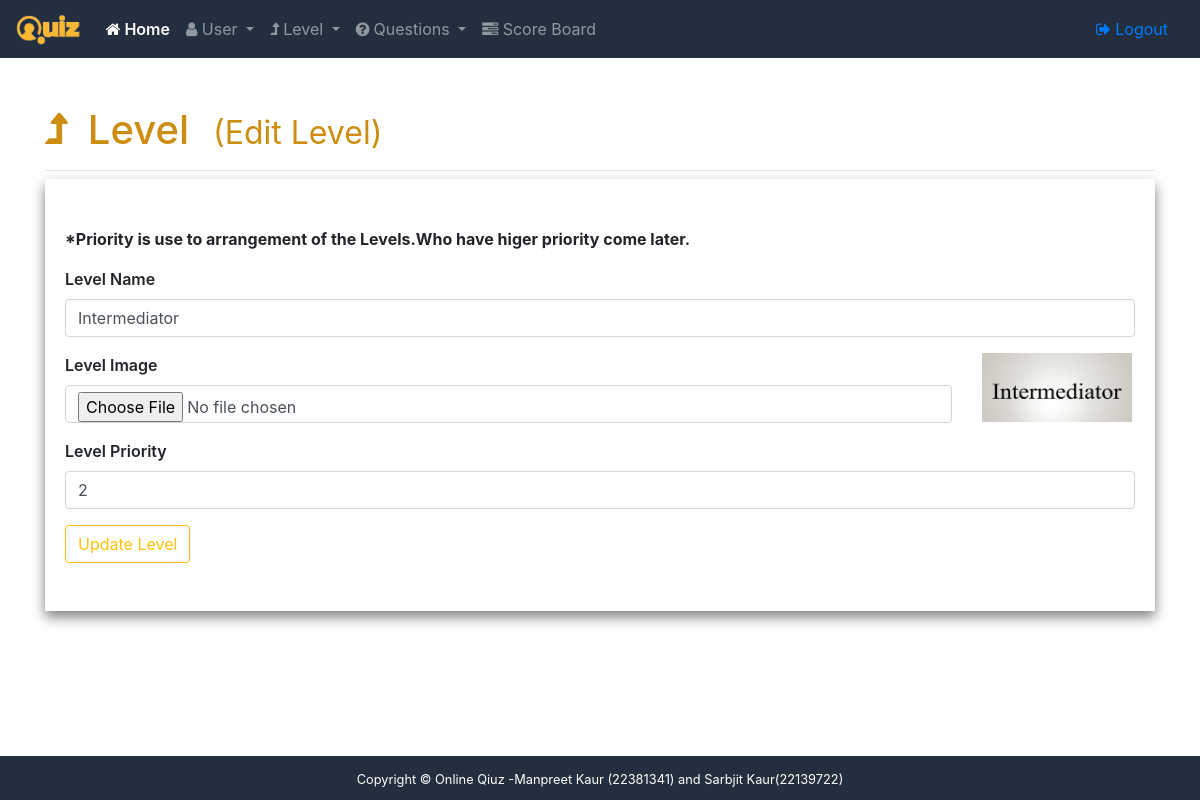
Screenshot of /admin/level/edit/2 (signed in) with the database file from the repository.
### app/admin/models.py (models this page shows, shortened)
class Level(db.Model):
    id = db.Column(db.Integer, primary_key=True)
    name = db.Column(db.String(120), unique=True, nullable=False)
    image = db.Column(db.String(120), unique=False, nullable=False)
    priority = db.Column(db.Integer, unique=True, nullable=False)

### app/admin/controller.py (the view)
@admin_routes.route('/level/edit/<id_>', methods=["GET", "POST"])
@login_required
def edit_level(id_):
    level = Level.query.filter_by(id=id_).one()
    if request.method == "POST":
        try:
            if request.form['level_name'] == "":
                flash("Level Name Can't Be Empty", "danger")
            elif request.form['priority'] == "" or (not str(request.form['priority']).isdigit()):
                flash("Priority Can't be Empty", "danger")
            elif Level.query.filter(Level.name == request.form['level_name'], Level.id != id_).count() > 0:
                flash("Level Name Already Exist Is Other Level.Try Another Level Name", "warning")
            elif Level.query.filter(Level.priority == request.form['priority'], Level.id != id_).count() > 0:
                flash("Priority Is Already Exist in other Level.", "warning")
            else:
                if request.files.get("image").content_length == 0 and \
                        str(request.files.get("image").content_type).split("/")[0] == "image":
                    f: object = request.files['image']
                    filename = secure_filename(f.filename)
                    image = level.image.replace("uploads/", "")
                    os.remove(os.path.join(app.config['UPLOAD_DIR'], image))
                    f.save(os.path.join(app.config['UPLOAD_DIR'], filename))
                    level.image = UPLOAD_FOLDER + str(filename)
                else:
                    level.name = request.form['level_name']
                    level.priority = request.form['priority']
                db.session.commit()
                flash("Level Updated Successfully.", "success")
        except Exception as e:
            print(e)
            flash("Something Went Wrong.Try Again Later.", "danger")
        finally:
            return redirect(url_for('admin.edit_level', id_=id_))
    else:
        return render_template("admin/editlevel.html", level=level)

### app/admin/__init__.py (called while the page is built)
def login_required(f):
    @wraps(f)
    def wrap(*args, **kwargs):
        if 'quizadmin' in session:
            return f(*args, **kwargs)
        else:
            flash("You need to login first","danger")
            return redirect(url_for('admin.login'))
    return wrap

### app/templates/admin/editlevel.html (shortened to what this page needs)
{% extends 'admin/base.html' %}
{% block content %}
    <div class="container">
        <h1 class="mt-5"><i class="fa fa-level-up"></i>Level<small class="ml-4">(Edit Level)</small></h1>
        <hr class="mb-2"/>
        <div class="py-5 add-user-box">
            <form action="" class="form" method="post" enctype="multipart/form-data" onsubmit="return checkFields();">
                 <p><b>*Priority is use to arrangement of the Levels.Who have higer priority come later.</b></p>
                <div class="form-group">
                    <label for="level_name">Level Name</label>
                    <input type="text" name="level_name" id="level_name" required class="form-control"
                           placeholder="Enter Your Level Name Here" value="{{ level.name }}">
                </div>
                <div class="row">
                    <div class="col-md-10">
                          <div class="form-group">
                    <label for="select_image">Level Image</label>
                    <input type="file" name="image" id="select_image" class="form-control"
                            accept="image/*">
                </div>
                    </div>
                    <div class="col-md-2">
                         <img src="{{ url_for('static',filename=level.image) }}" id="id_image"
                              class="img-fluid" height="150" width="150">
                    </div>
                </div>
                <div class="form-group">
                    <label for="priority">Level Priority</label>
                    <input type="number" name="priority" id="priority" required class="form-control"
                           placeholder="Enter Your Level Priority Here" value="{{ level.priority }}">
                </div>
                <input type="submit" value="Update Level" class="btn btn-outline-warning">
            </form>
        </div>
    </div>
{% endblock %}

### app/static/style.css (style rules this page uses)
h1 { color: #cc8d10; }
h1 i { margin-right: 20px; }
label { font-weight: 600; }
.add-user-box { box-shadow: 0px 6px 12px 0px rgb(0,0,0.5,0.5); padding: 20px; }

### rows the page displays
Level: level_name "Intermediator", image (picture), priority "2"
